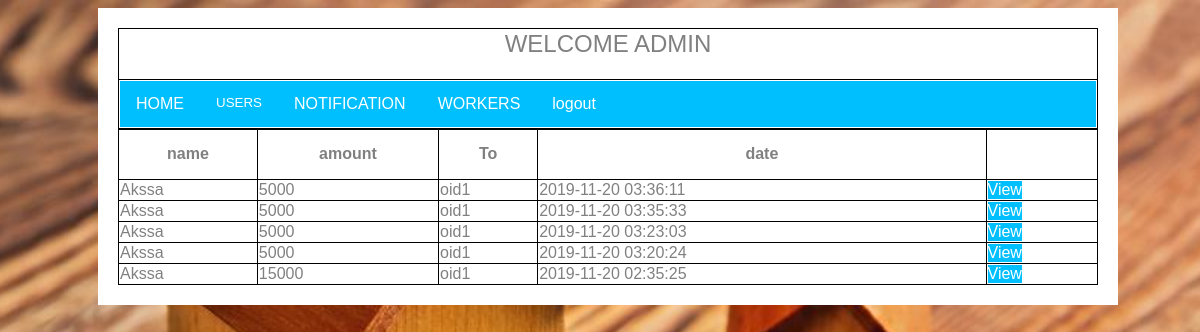
The page /admin_payment.php on the database its author committed.
### tables this page shows
CREATE TABLE `py` (
  `no` varchar(15) DEFAULT NULL,
  `name` varchar(10) DEFAULT NULL,
  `amt` varchar(15) DEFAULT NULL,
  `ton` varchar(15) DEFAULT NULL,
  `pdate` datetime DEFAULT NULL,
  `pid` int(15) NOT NULL
);

### admin_payment.php (the view, shortened to what this page needs)
<html>
<head>
<link rel="stylesheet" type="text/css" href="css/style.css">
<link rel="stylesheet" type="text/css" href="css/linkbut.css">
</head>
<body>
  <div class="content">
<?php
include 'admin_home3.php';
?>
<table><tr>
  <th>name</th>
<th>amount</th>
<th>To</th>
<th>date</th>
</tr>
<?php
$p=1;
$sql=$conn->query("select * from py order by pdate desc");
if($sql->num_rows >0)
{
While($row=mysqli_fetch_assoc($sql))
{
echo '<form>';
$pid=$row['pid'];
echo '<td>'. $row['name'].'</td>';
echo '<td>'. $row['amt'].'</td>';
echo '<td>'. $row['ton'].'</td>';
echo '<td>'. $row['pdate'].'</td>';
echo '<td><a href="admin_pyview.php?id='.$p.'&name='.$pid.'">View</td></tr>';
}
}
echo'</form>';
?>
</body>
</html>

### css/style.css (style rules this page uses)
html { overflow-x: hidden; }
body { line-height: 1.7; color: gray; font-weight: 400; font-size: 1rem; }
a { -webkit-transition: .3s all ease; -o-transition: .3s all ease; transition: .3s all ease; }

### css/linkbut.css (style rules this page uses)
a:link, a:visited { background-color: #00BFFF; color: white; text-align: center; text-decoration: none; display: inline-block; }

### dropdown.css (style rules this page uses)
body { font-family: Arial, Helvetica, sans-serif; }

### admin_payment.php (style rules this page uses)
table, td, th { border: 1px solid black; }
table { border-collapse: collapse; width: 100%; }
th { height: 50px; }
.content { max-width: 1000px; margin: auto; background: white; padding: 10px; }
body { background:#555; }

### admin_home3.php (style rules this page uses)
body { background-image:url("images/im1.jpg"); height:100%; width:100%; background-position:center; background-repeat:no-repeat; background-size:cover; }
a { background-color: #00BFFF; color: white; }
.content { max-width:1000px; margin: auto; background: white; padding: 10px; }

### rows shown on the page
py: name "Akssa", amt "5000", ton "oid1", pdate "2019-11-20 03:36:11"
py: name "Akssa", amt "5000", ton "oid1", pdate "2019-11-20 03:35:33"
py: name "Akssa", amt "5000", ton "oid1", pdate "2019-11-20 03:23:03"
py: name "Akssa", amt "5000", ton "oid1", pdate "2019-11-20 03:20:24"
py: name "Akssa", amt "15000", ton "oid1", pdate "2019-11-20 02:35:25"
